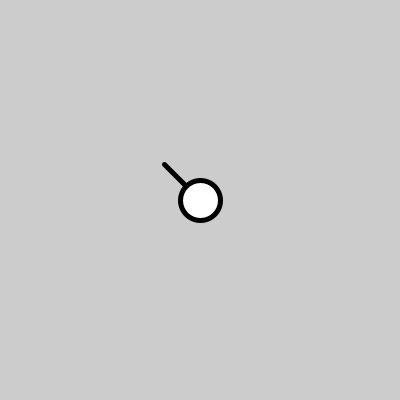
Frame 1 (no input)
Frame 60 (the mouse pressed at the canvas centre just before this capture): identical to frame 1, image omitted
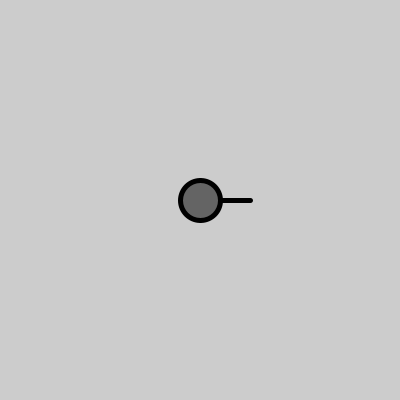
Frame 120 (the mouse held since frame 60 and released just before this capture)

The Processing sketch that drew these frames (run headless with seeded random() and noise(); from frame 60 on, the mouse is pressed at the canvas centre):

// Processing sketch: processing_59976
// ── processing_59976.pde

float x, y;
boolean bullet;
float bx, by, bAng;

void setup() {
  size(400, 400);
  x = y = 200;
}

void draw() {
  background(204);

  float ang = atan2(mouseY-y, mouseX-x);

  float x2 = cos(ang) *50 + x;
  float y2 = sin(ang) *50 + y;

  strokeWeight(5);
  line(x, y, x2, y2);
  ellipse(x, y, 40, 40);

  if (bullet) {
    fill(100);
    ellipse(bx, by, 10, 10);
    bx += cos(bAng) * 10;
    by += sin(bAng) * 10;

    if (bx < 0 || bx > width) bullet = false;
    if (by < 0 || by > width) bullet = false;
  }
}

void keyPressed() {
  if (key == 'w')
    y = y - 10;
  if (key == 's')
    y = y + 10;
  if (key == 'd')
    x = x + 10;
  if (key == 'a')
    x = x - 10;
}

void mousePressed() {
  if (!bullet) {
    bullet = true;

    bx= x;
    by = y;
    bAng = atan2(mouseY-y, mouseX-x);
  }
}
